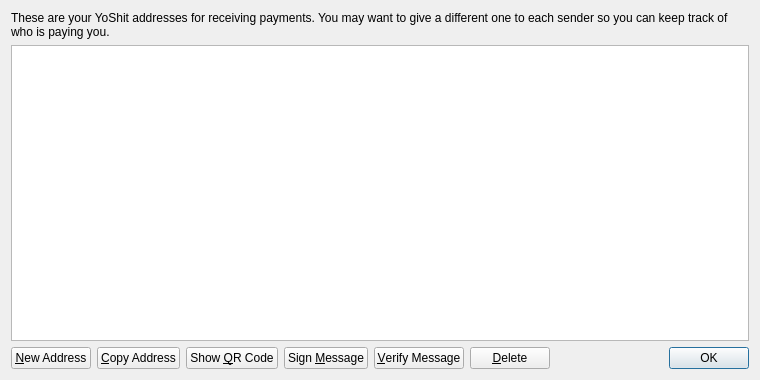
<?xml version="1.0" encoding="UTF-8"?>
<ui version="4.0">
 <class>AddressBookPage</class>
 <widget class="QWidget" name="AddressBookPage">
  <property name="geometry">
   <rect>
    <x>0</x>
    <y>0</y>
    <width>760</width>
    <height>380</height>
   </rect>
  </property>
  <property name="windowTitle">
   <string>Address Book</string>
  </property>
  <layout class="QVBoxLayout" name="verticalLayout">
   <item>
    <widget class="QLabel" name="labelExplanation">
     <property name="text">
      <string>These are your YoShit addresses for receiving payments. You may want to give a different one to each sender so you can keep track of who is paying you.</string>
     </property>
     <property name="textFormat">
      <enum>Qt::PlainText</enum>
     </property>
     <property name="wordWrap">
      <bool>true</bool>
     </property>
    </widget>
   </item>
   <item>
    <widget class="QTableView" name="tableView">
     <property name="contextMenuPolicy">
      <enum>Qt::CustomContextMenu</enum>
     </property>
     <property name="toolTip">
      <string>Double-click to edit address or label</string>
     </property>
     <property name="tabKeyNavigation">
      <bool>false</bool>
     </property>
     <property name="alternatingRowColors">
      <bool>true</bool>
     </property>
     <property name="selectionMode">
      <enum>QAbstractItemView::SingleSelection</enum>
     </property>
     <property name="selectionBehavior">
      <enum>QAbstractItemView::SelectRows</enum>
     </property>
     <property name="sortingEnabled">
      <bool>true</bool>
     </property>
     <attribute name="verticalHeaderVisible">
      <bool>false</bool>
     </attribute>
    </widget>
   </item>
   <item>
    <layout class="QHBoxLayout" name="horizontalLayout">
     <item>
      <widget class="QPushButton" name="newAddressButton">
       <property name="toolTip">
        <string>Create a new address</string>
       </property>
       <property name="text">
        <string>&amp;New Address</string>
       </property>
       <property name="icon">
        <iconset resource="../bitcoin.qrc">
         <normaloff>:/icons/add</normaloff>:/icons/add</iconset>
       </property>
      </widget>
     </item>
     <item>
      <widget class="QPushButton" name="copyToClipboard">
       <property name="toolTip">
        <string>Copy the currently selected address to the system clipboard</string>
       </property>
       <property name="text">
        <string>&amp;Copy Address</string>
       </property>
       <property name="icon">
        <iconset resource="../bitcoin.qrc">
         <normaloff>:/icons/editcopy</normaloff>:/icons/editcopy</iconset>
       </property>
      </widget>
     </item>
     <item>
      <widget class="QPushButton" name="showQRCode">
       <property name="text">
        <string>Show &amp;QR Code</string>
       </property>
       <property name="icon">
        <iconset resource="../bitcoin.qrc">
         <normaloff>:/icons/qrcode</normaloff>:/icons/qrcode</iconset>
       </property>
      </widget>
     </item>
     <item>
      <widget class="QPushButton" name="signMessage">
       <property name="toolTip">
        <string>Sign a message to prove you own a YoShit address</string>
       </property>
       <property name="text">
        <string>Sign &amp;Message</string>
       </property>
       <property name="icon">
        <iconset resource="../bitcoin.qrc">
         <normaloff>:/icons/edit</normaloff>:/icons/edit</iconset>
       </property>
      </widget>
     </item>
     <item>
      <widget class="QPushButton" name="verifyMessage">
       <property name="toolTip">
        <string>Verify a message to ensure it was signed with a specified YoShit address</string>
       </property>
       <property name="text">
        <string>&amp;Verify Message</string>
       </property>
       <property name="icon">
        <iconset resource="../bitcoin.qrc">
         <normaloff>:/icons/transaction_0</normaloff>:/icons/transaction_0</iconset>
       </property>
      </widget>
     </item>
     <item>
      <widget class="QPushButton" name="deleteButton">
       <property name="toolTip">
        <string>Delete the currently selected address from the list</string>
       </property>
       <property name="text">
        <string>&amp;Delete</string>
       </property>
       <property name="icon">
        <iconset resource="../bitcoin.qrc">
         <normaloff>:/icons/remove</normaloff>:/icons/remove</iconset>
       </property>
      </widget>
     </item>
     <item>
      <spacer name="horizontalSpacer">
       <property name="orientation">
        <enum>Qt::Horizontal</enum>
       </property>
       <property name="sizeHint" stdset="0">
        <size>
         <width>40</width>
         <height>20</height>
        </size>
       </property>
      </spacer>
     </item>
     <item>
      <widget class="QDialogButtonBox" name="buttonBox">
       <property name="sizePolicy">
        <sizepolicy hsizetype="Maximum" vsizetype="Fixed">
         <horstretch>0</horstretch>
         <verstretch>0</verstretch>
        </sizepolicy>
       </property>
       <property name="standardButtons">
        <set>QDialogButtonBox::Ok</set>
       </property>
      </widget>
     </item>
    </layout>
   </item>
  </layout>
 </widget>
 <resources>
  <include location="../bitcoin.qrc"/>
 </resources>
 <connections/>
</ui>
